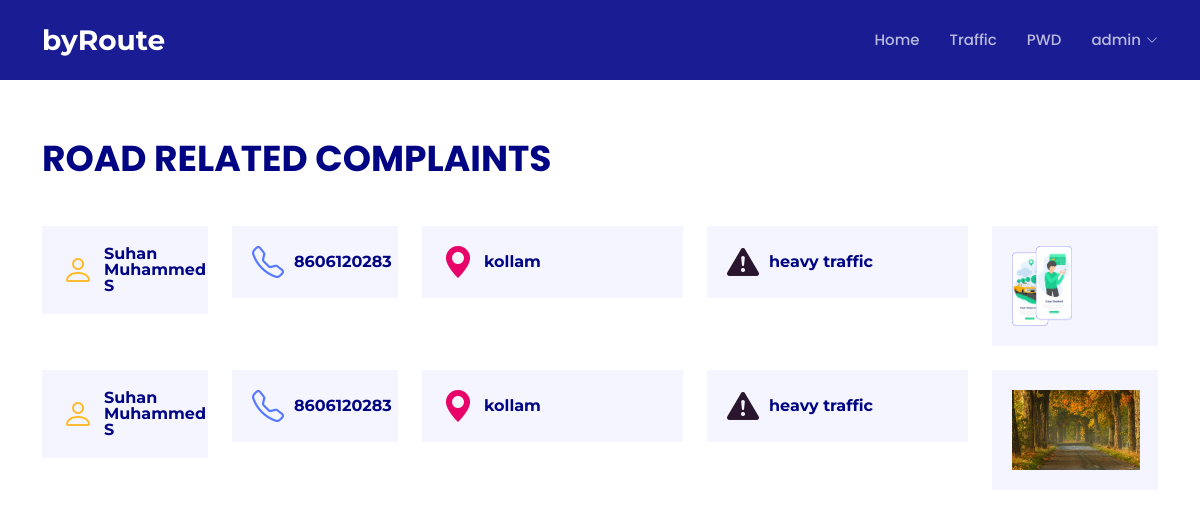
/roads (signed in), run on the app's committed database.
### map/models.py (models this page shows)
class road(models.Model):
    name = models.CharField(max_length=150,null=False,blank=False)
    user=models.ForeignKey(User,on_delete=models.CASCADE)
    phone =models.IntegerField(null=False,blank=False)
    place = models.CharField(max_length=150,null=False,blank=False)
    issue = models.CharField(max_length=150,null=False,blank=False)
    image=models.ImageField(null=True)
    created_at = models.DateTimeField(auto_now_add=True)

### map/views.py (the view)
# urls.py: path('roads',views.roads,name='road'),
def roads(request):
    roadissues =road.objects.all()
    context = {'roadissues':roadissues}
    return render(request,'road.html',context)

### map/templates/road.html
{% extends 'layouts/base.html' %}
{% block content %}
{% include 'inc/nav.html' %}
<section id="features" class="features">
    <div class="container">
      <div class="section-title" data-aos="fade-up">
     <br><br>
        <p class="mt-4">Road related Complaints</p>
      </div>
       {% for i in roadissues%}
      <div class="row" data-aos="fade-left">
        <div class="col-lg-2 col-md-4">
          <div class="icon-box" data-aos="zoom-in" data-aos-delay="50">
            <i class="bi bi-person" style="color: #ffbb2c;"></i>
            <h3><a href="">{{i.name}}</a></h3>
          </div>
        </div>
        <div class="col-lg-2 col-md-4 mt-4 mt-md-0">
          <div class="icon-box" data-aos="zoom-in" data-aos-delay="100">
            <i class="bi bi-telephone" style="color: #5578ff;"></i>
            <h3><a href="">{{i.phone}}</a></h3>
          </div>
        </div>
        <div class="col-lg-3 col-md-4 mt-4 mt-md-0">
          <div class="icon-box" data-aos="zoom-in" data-aos-delay="150">
            <i class="bi bi-geo-alt-fill" style="color: #e80368;"></i>
            <h3><a href="">{{i.place}}</a></h3>
          </div>
        </div>
        <div class="col-lg-3 col-md-4 mt-4 mt-lg-0">
          <div class="icon-box" data-aos="zoom-in" data-aos-delay="200">
            <i class="bi bi-exclamation-triangle-fill" style="color: #2a152f;"></i>
            <h3><a href="">{{i.issue}}</a></h3>
          </div>
        </div>
        <div class="col-lg-2 col-md-4 mt-4 mt-md-0">
            <div class="icon-box" data-aos="zoom-in" data-aos-delay="150">
              <img src="{{i.image.url}}" height="80px" >
            </div>
          </div>
      </div>
      <br>
      {% endfor%}
    </div>
  </section>
{% endblock content %}

### map/templates/inc/nav.html (shortened to what this page needs)
  <header id="header" class="fixed-top d-flex align-items-center ">
    <div class="container d-flex align-items-center justify-content-between">
      <div class="logo">
        <h1><a href="index.html"><span>byRoute</span></a></h1>
      </div>
      <nav id="navbar" class="navbar">
        <ul>
          <li><a class="nav-link  {% if request.resolver_match.url_name == 'home' %}active{% endif %}" href="{% url 'home'%}">Home</a></li>
          <li><a class="nav-link scrollto {% if request.resolver_match.url_name == 'traffic_login' %}active{% endif %}" href="{% url 'traffic_login'%}">Traffic</a></li>
          <li><a class="nav-link scrollto {% if request.resolver_match.url_name == 'pwd_login' %}active{% endif %}" href="{% url 'pwd_login'%}">PWD</a></li>
          {% if request.user.is_authenticated  %}
         <li class="dropdown"><a href="#"><span>{{request.user}}</span> <i class="bi bi-chevron-down"></i></a>
          </li>
          {% else %}
          <li><a class="nav-link scrollto {% if request.resolver_match.url_name == 'login' %}active{% endif %}" href="{% url 'login'%}">login</a></li>
          {% endif %}
         </ul>
      </nav>
    </div>
  </header>

### map/static/assets/css/style.css (style rules this page uses)
body { font-family: "Open Sans", sans-serif; color: #444444; }
a { color: #1acc8d; text-decoration: none; }
h1, h2, h3, h4, h5, h6 { font-family: "Montserrat", sans-serif; }
#header { height: 80px; transition: all 0.5s; z-index: 997; transition: all 0.5s; background: rgba(1, 4, 136, 0.9); }
#header .logo h1 { font-size: 28px; margin: 0; padding: 0; line-height: 1; font-weight: 700; }
#header .logo h1 a, #header .logo h1 a:hover { color: #fff; text-decoration: none; }
.navbar { padding: 0; }
.navbar ul { margin: 0; padding: 0; display: flex; list-style: none; align-items: center; }
.navbar li { position: relative; }
.navbar a, .navbar a:focus { display: flex; align-items: center; justify-content: space-between; padding: 10px 0 10px 30px; font-size: 15px; font-weight: 500; font-family: "Poppins", sans-serif; color: rgba(255, 255, 255, 0.7); white-space: nowrap; transition: 0.3s; }
.navbar a i, .navbar a:focus i { font-size: 12px; line-height: 0; margin-left: 5px; }
.navbar>ul>li>a:before { content: ""; position: absolute; width: 0; height: 2px; bottom: 3px; left: 30px; background-color: #1acc8d; visibility: hidden; width: 0px; transition: all 0.3s ease-in-out 0s; }
section { padding: 60px 0; overflow: hidden; }
.section-title { padding-bottom: 40px; }
.section-title p { margin: 0; margin: 0; font-size: 36px; font-weight: 700; text-transform: uppercase; font-family: "Poppins", sans-serif; color: #010483; }
.features .icon-box { display: flex; align-items: center; padding: 20px; background: #f5f5ff; transition: ease-in-out 0.3s; }
.features .icon-box i { font-size: 32px; padding-right: 10px; line-height: 1; }
.features .icon-box h3 { font-weight: 700; margin: 0; padding: 0; line-height: 1; font-size: 16px; }
.features .icon-box h3 a { color: #010483; transition: ease-in-out 0.3s; }

### data on the page
road: name "Suhan Muhammed S", phone "8606120283", place "kollam", issue "heavy traffic", image (picture)
road: name "Suhan Muhammed S", phone "8606120283", place "kollam", issue "heavy traffic", image (picture)

### other printed values
{{ request.user }} "admin"
